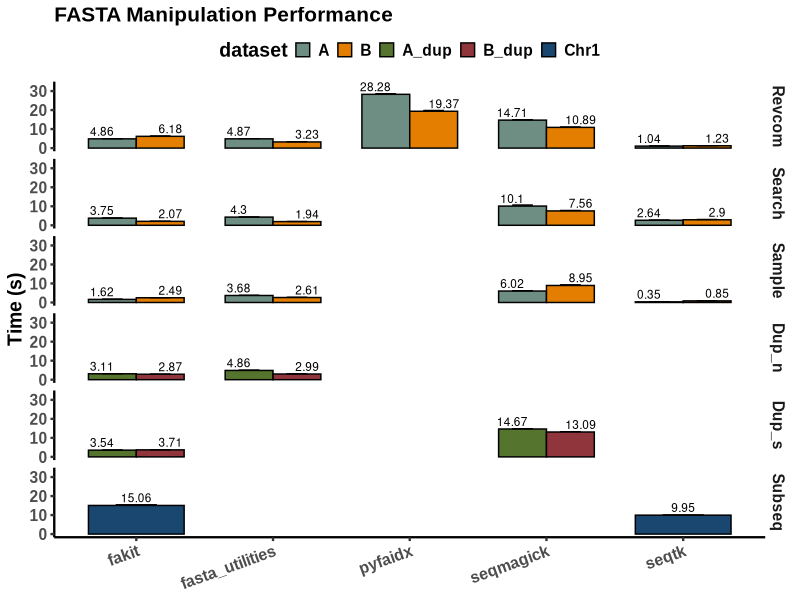
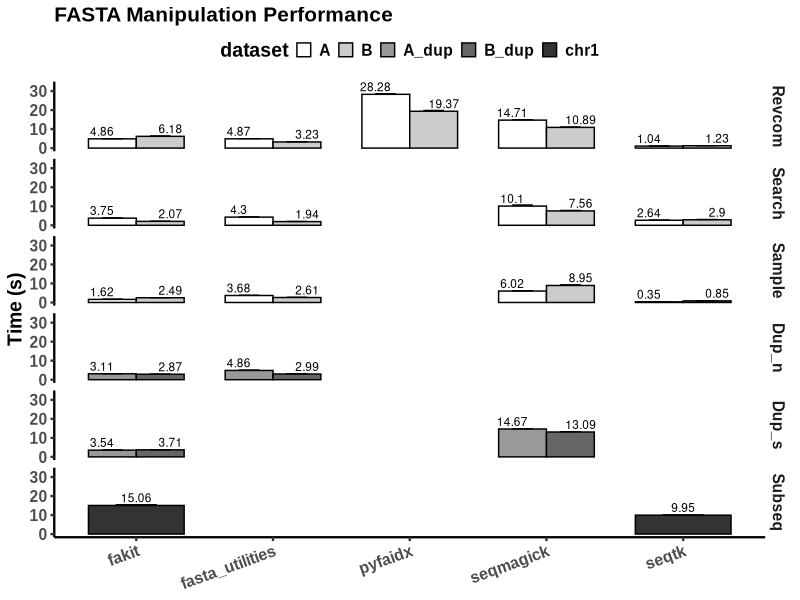

Here is the R script that generated these plots, in order:
#!/usr/bin/env Rscript
library(ggplot2)
library(scales)
library(ggthemes)
library(dplyr)

df <- read.csv("run_benchmark_00_all.pl.benchmark.csv", sep = "\t")

df$test <- factor(df$test, levels = unique(df$test), ordered = TRUE)
df$app <- factor(df$app, levels = unique(df$app), ordered = TRUE)
df$dataset <- factor(df$dataset, levels = unique(df$dataset), ordered = TRUE)

df <- filter(df, app != "biogo")

p <-
  ggplot(df, aes(x = app, y = time_mean, 
                 ymax=time_mean+time_stdev, ymin=time_mean+time_stdev,
                 group = dataset, fill = dataset, label=time_mean)) +
  geom_bar(stat = "identity", position = position_dodge(0.7), width = 0.7,  color = "black") +
  geom_errorbar(width = 0.3, position = position_dodge(0.7), size = 0.4) +
  geom_text(aes(y=time_mean+4), position = position_dodge(1), size=3)+
  
  # geom_hline(yintercept = 0, linetype = 1, size = 1) +
  
  scale_fill_manual(values = rev(stata_pal("s2color")(5)), labels = c("A", "B", "A_dup", "B_dup", "Chr1")) +
  
  scale_y_continuous(limits=c(0, max(df$time_mean)+5))+
  facet_grid(test ~ .) +
  ggtitle("FASTA Manipulation Performance") +
  ylab("Time (s)") +
  xlab(NULL)

p <- p +
  theme_bw() +
  theme(
    panel.border = element_blank(),
    panel.background = element_blank(),
    panel.grid.major = element_blank(),
    panel.grid.minor = element_blank(),
    axis.line = element_line(colour = "black", size = 0.8),
    axis.ticks.y = element_line(size = 0.8),
    axis.ticks.x = element_line(size = 0.8),
    axis.text.x = element_text(
      angle = 20, hjust = 1, vjust = 1
    ),
    
    strip.background = element_rect(
      colour = "white", fill = "white",
      size = 0.2
    ),
    # strip.text = element_text(size=10),
    
    legend.position = "top",
    # legend.title = element_blank(),
    legend.key.size = unit(0.4, "cm"),
    
    text = element_text(
      size = 14, family = "arial", face = "bold"
    ),
    plot.title = element_text(size=15)
  )

ggsave(p, file = "benchmark_colorful_no_biogo.png", width = 5, height = 6)

p <-p +scale_fill_manual(values = c("grey100", "grey80", "grey60", "grey40", "grey20"),
                  labels = c("A", "B", "A_dup", "B_dup", "chr1"))
  
ggsave(p, file = "benchmark_no_biogo.png", width = 5, height = 6)
